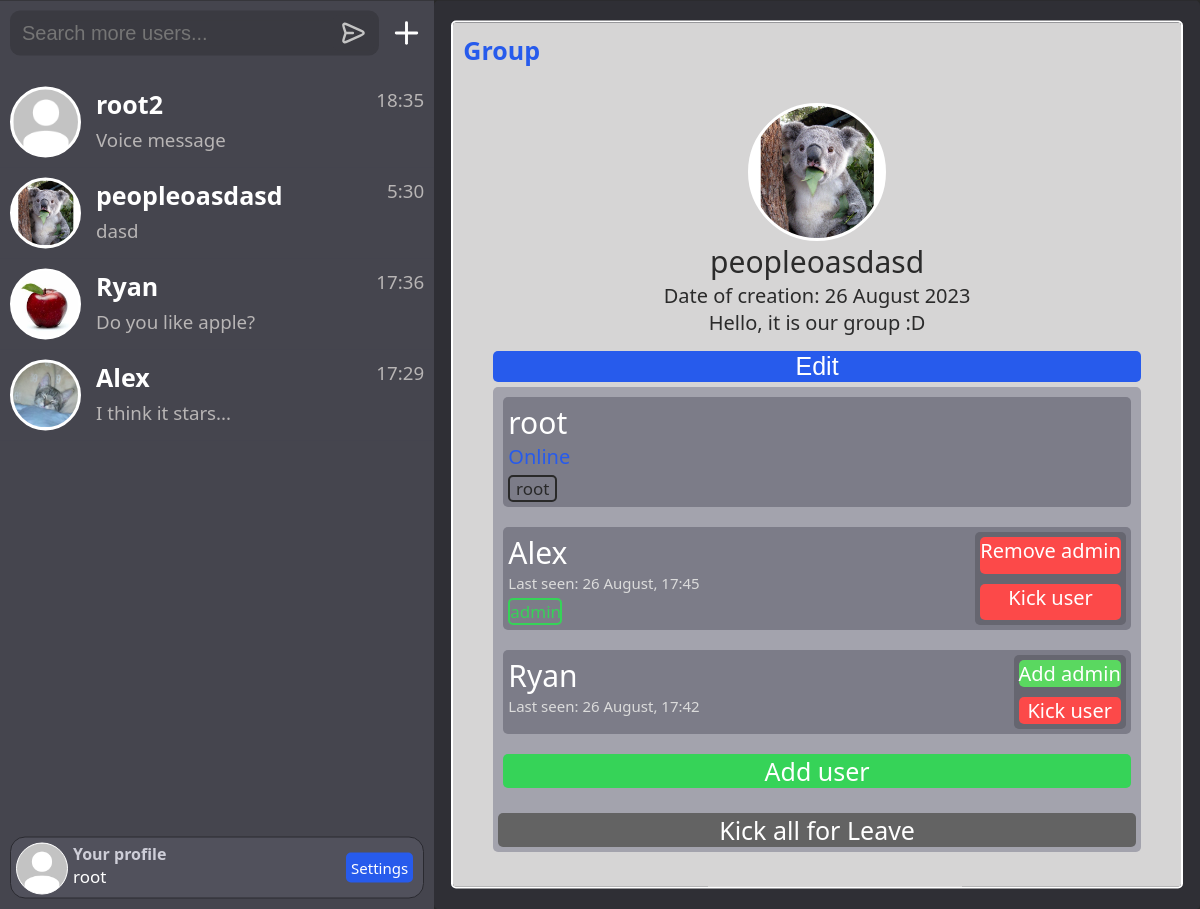
The app's page /group-info/1 (signed in) with its own data.
### chat/models.py (models this page shows, shortened)
class Chat(models.Model):
    participants = models.ManyToManyField(User)
    time_create = models.DateTimeField(auto_now_add=True)

class Profile(models.Model):
    user = models.OneToOneField(User, on_delete=models.CASCADE)
    avatar = models.ImageField(upload_to=user_directory_path, default='default_avatar.jpg')
    bio = models.TextField(max_length=255, blank=True, default='No bio')
    last_online = models.DateTimeField(auto_now=True, blank=True, null=True)
    status_online = models.BooleanField(blank=True, default=False)

class Messages(models.Model):
    message_type = models.TextField(max_length=255)
    user = models.ForeignKey(User, on_delete=models.SET_NULL, blank=True, null=True)
    content = models.TextField(max_length=255)
    time_create = models.DateTimeField(auto_now_add=True)
    read = models.BooleanField(default=False)
    chat_id = models.IntegerField()

class Group(models.Model):
    root = models.ForeignKey(User, on_delete=models.SET_NULL, blank=True, null=True)
    name = models.CharField(max_length=255)
    avatar = models.ImageField(upload_to=groups_directory_path, default='default_group_avatar.jpg')
    bio = models.TextField(max_length=255, default='No bio')
    participants = models.ManyToManyField(User, related_name='participant_groups')
    admins = models.ManyToManyField(User, related_name='admin_groups')
    time_create = models.DateTimeField(auto_now_add=True)
    USERNAME_FIELD = 'root'

class GroupMessages(models.Model):
    message_type = models.TextField(max_length=255)
    user = models.ForeignKey(User, on_delete=models.SET_NULL, blank=True, null=True)
    content = models.TextField(max_length=255)
    time_create = models.DateTimeField(auto_now_add=True)
    read = models.BooleanField(default=False)
    chat_id = models.IntegerField()

### chat/views.py (the view, shortened to what this page needs)
# urls.py: path('group-info/<int:room_name>', GroupInfo.as_view(), name='group-info'),
class GroupInfo(LoginRequiredMixin, DataMixin, TemplateView, FormMixin):
    template_name = 'chat/group_info.html'
    form_class = GroupEditForm
    success_url = reverse_lazy('home')
    def get_form_kwargs(self):
        kwargs = super().get_form_kwargs()
        instance = Group.objects.get(pk=self.kwargs['room_name'])
        kwargs['instance'] = instance
        return kwargs
    def get_context_data(self, **kwargs):
        group, group_users, group_admins = self.get_group_info(kwargs['room_name'])
        context = super().get_context_data(**kwargs)
        c_def = self.get_user_context(room_name=kwargs['room_name'], title=f"Group information {group.name}",
                                      group=group, group_users=group_users, group_admins=group_admins)
        return dict(list(context.items()) + list(c_def.items()))
    def get_group_info(self, room_name):
        group = Group.objects.get(pk=room_name)
        group_users = group.participants.all()
        group_admins = group.admins.all()
        if self.request.user in group_users:
            return group, group_users, group_admins
        else:
            redirect('home')

### chat/forms.py
class GroupEditForm(forms.ModelForm):
    name = forms.CharField(max_length=13, widget=forms.TextInput(attrs={'placeholder': f'Group name'}))
    bio = forms.CharField(max_length=255, required=False, widget=forms.Textarea(attrs={'placeholder': 'Group bio'}))
    avatar = forms.ImageField(label='Avatar', required=False)
    class Meta:
        model = Group
        fields = ('name', 'avatar', 'bio')

### chat/templates/chat/group_info.html (shortened to what this page needs)
{% extends 'chat/base.html' %}
{% load static %}
{% block head %}
<link rel="stylesheet" href="{% static 'chat/css/group_style.css' %}" type="text/css">
{% endblock %}
{% block content %}
<div class="chat">
<div class="group">
    <div class="group-info">
        Group
    </div>
    <div class="group-container">
        <form method = "post" enctype="multipart/form-data">
        <div class='group-avatar'><img class="group-avatar-img" src="{{ group.avatar.url }}"></div>
        <div class="group-username">{{group.name}}</div>
        <div class="group-create-time">Date of creation: {{group.time_create|date:'d F Y'}}</div>
        <div class="group-bio">{{group.bio}}</div>
        </form>
        {% if request.user == group.root %}
        <button class="edit-btn">Edit</button>
        {% endif %}
        <div class="group-members">
            {% for user in group_users %}
            <div class="group-member-user">
                <div>
                {{user.username}}
                {% if user.profile.status_online %}
                <div class="group-last-online-true" title="online">
                    Online
                </div>
                {% else %}
                <div class="group-last-online" title="{{user.profile.last_online}}">
                    Last seen: {{user.profile.last_online|date:'d F, H:i'}}
                </div>
                {% endif %}
                {% if group.root == user %}
                    <div class="group-member-user-root">root</div>
                {% endif %}
                {% if user in group_admins %}
                    <div class="group-member-user-admin">admin</div>
                {% endif %}
            </div>
                {% if group.root == request.user or request.user in group_admins %}
                {% if group.root != user %}
                <div class="group-member-user-buttons">
                    {% if request.user == group.root %}
                    {% if user in group_admins %}
                        <a class='group-member-user-buttons-admin-remove'
                        href="{% url 'group_remove_admin' user=user.id from_group=room_name %}">Remove admin</a>
                    {% else %}
                        <a class='group-member-user-buttons-admin-add'
                        href="{% url 'group_give_admin' user=user.id from_group=room_name %}">Add admin</a>
                    {% endif %}
                    {% endif %}
                    {% if group.root == request.user or not user in group_admins %}
                    <a class='group-member-user-buttons-kick'
                    href="{% url 'group_kick' user=user.id from_group=room_name %}">Kick user</a>
                    {% endif %}
                </div>
                {% endif %}
                {% endif %}
            </div>
            {% endfor %}
            {% if group.root == request.user or request.user in group_admins %}
            <a class="group-member-user-buttons-add"
            href="{% url 'group_add' from_group=room_name %}">Add user</a>
            {% endif %}
            {% if group.root == request.user %}
            {% if group_users|length == 1 %}
            <a class='group-member-user-buttons-leave'
            href="{% url 'group_kick' user=request.user.id from_group=room_name %}">Leave</a>
            {% else %}
            <a class='group-member-user-buttons-leave' style="background-color: #636363;">Kick all for Leave</a>
            {% endif %}
            {% endif %}
        </div>
    </div>
</div>
</div>
{% endblock %}

### chat/templates/chat/base.html (shortened to what this page needs)
{% load static %}
<!DOCTYPE html>
<html>
<head>
    <link rel="stylesheet" href="{% static 'chat/css/styles.css' %}" type="text/css">
    {% block head %}
    {% endblock %}
</head>
<body>
<div class="full-page">
    <div class="users-chats">
        <div class="users-chats-search">
            <div class="users-chats-search-container-input">
                <div style="padding: 0 5px 0 5px; width: 90%;">
                    <input id="users-chats-search-input" placeholder="Search more users..." type="text" size="100">
                </div>
                <div style="margin-left: auto;">
                    <button id="users-chats-search-submit"><img class="users-chats-search-button" src="{% static 'chat/svg/send.svg' %}"></button>
                </div>
            </div>
            <div class="users-chats-search-add-group">
                <a class="users-chats-search-add-a" title="Create Group" href="{% url 'create_group' %}">
                    <img class='users-chats-search-add-img' src="{% static 'chat/svg/add.svg' %}">
                </a>
            </div>
        </div>
        <div class="users-chats-list">
            {% for chat in chats %}
            {% if chat.chat.pk == room_name %}
                {% if chat.type == 'chat' %}
                    {% if chat.type == type_page %}
                    <a href="/chat/{{chat.chat.pk}}"><div class="users-chats-list-user-selected">
                    {% else %}
                    <a href="/chat/{{chat.chat.pk}}"><div id="chat-{{chat.chat.pk}}" class="users-chats-list-user">
                    {% endif %}
                {% else %}
                {% if chat.type == type_page %}
                    <a href="/group/{{chat.chat.pk}}"><div class="users-chats-list-user-selected">
                {% else %}
                    <a href="/group/{{chat.chat.pk}}"><div id="group-{{chat.chat.pk}}" class="users-chats-list-user">
                {% endif %}
                {% endif %}
            {% else %}
                {% if chat.type == 'chat' %}
                    <a href="/chat/{{chat.chat.pk}}"><div id="chat-{{chat.chat.pk}}" class="users-chats-list-user">
                {% else %}
                    <a href="/group/{{chat.chat.pk}}"><div id="group-{{chat.chat.pk}}" class="users-chats-list-user">
                {% endif %}
            {% endif %}
            <div id='avatar-{{ chat.mate.pk }}' style="display: flex; position: relative;">
                <div class='user-chats-list-avatar'>
                    {% if chat.type == 'chat' %}
                        <img class="user-chats-list-avatar-img" src="{{ chat.mate.profile.avatar.url }}">
                    {% else %}
                        <img class="user-chats-list-avatar-img" src="{{ chat.chat.avatar.url }}">
                    {% endif %}
                </div>
                <div style="display: grid;">
                    {% if chat.type == 'chat' %}
                        <h1 class="users-name-style">{{chat.mate}}</h1>
                    {% else %}
                        <h1 class="users-name-style">{{chat.chat.name}}</h1>
                    {% endif %}
                    {% if chat.message.message_type == 'text' %}
                        {% if chat.message.content|length > 20%}
                            <h3 id="message-{{chat.chat.pk}}" class="users-chats-list-last-message">{{chat.message.content|slice:":17" }}...</h3>
                        {% else %}
                            <h3 id="message-{{chat.chat.pk}}" class="users-chats-list-last-message">{{chat.message.content|slice:":20" }}</h3>
                        {% endif %}
                    {% elif chat.message.message_type == 'audio' %}
                        <h3 id="message-{{chat.chat.pk}}" class="users-chats-list-last-message">Voice message</h3>
                    {% endif %}
                </div>
                <div style="display: flex; margin-inline-start: auto;">
                    <h3 id="time-{{chat.chat.pk}}" title="{{chat.message.time_create}}" class="users-chats-list-last-message">{{chat.message.time_create|date:"G:i"}}</h3>
                </div>
            </div>
            </div></a>
            {% endfor %}
        </div>
        <div class="users-chats-profile">
            <div class='users-chats-profile-avatar'>
                <img class="users-chats-profile-avatar-img" src="{{ request.user.profile.avatar.url }}">
            </div>
            <div style="margin-left: 5px;">
                <h4 style="color: #ceced8;">Your profile</h4>
                {% if request.user.username|length > 9 %}
                    <div class="size-myname-long">{{request.user.username}}</div>
                {% else %}
                    <div class="size-myname">{{request.user.username}}</div>
                {% endif %}
            </div>
            <a href='{% url "settings" %}' class="settings-button">Settings</a>
        </div>
    </div>
{% block content %}
{% endblock %}
</body>
</html>

### chat/static/chat/css/styles.css (style rules this page uses)
body { background-color: #292929; font-family: system-ui, sans-serif; height: 100%; }
h1, h2, h3, h4 { margin: 0; }
a { text-decoration: none; color: #fff; }
.chat { background-color: #2f2f35; border-radius: 5px; width: 100%; margin: 0 auto; position: relative; display: grid; }
.users-chats-list-user { position: relative; background-color: #45454e; color: #fff; padding: 10px 10px; }
.users-chats-search-button { height: 29px; margin: auto; }
.full-page { width: 100%; position: absolute; top: 50%; left: 50%; transform: translate(-50%, -50%); display: flex; height: 100vh; }
.users-chats { width: 18cm; height: 100%; background-color: #45454e; position: relative; display: grid; }
.users-chats-list-last-message { margin: 0; color: #b8b5b5; font-weight: 400; overflow: hidden; text-overflow: ellipsis; white-space: nowrap; }
.users-chats-list { word-wrap: break-word; overflow: auto; height: calc(100vh - 160px); }
.users-chats-search { margin-bottom: 10px; height: 65px; display: flex; }
.users-chats-profile { height: 50px; color: #fff; padding: 5px; margin: 10px; border-radius: 15px; background-color: #51515c; border: 1px solid #2a2a30; display: flex; word-wrap: break-word; }
.users-chats-search-container-input { display: flex; margin: 10px; background-color: #3a3a41; padding: 5px; border-radius: 10px; height: 35px; }
#users-chats-search-input { background-color: #3a3a41; color: #fff; border: none; outline: none; font-size: 20px; width: 100%; margin: 5px 0 5px 0; }
#users-chats-search-submit { background-color: #3a3a41; border: none; outline: none; border-radius: 5px; height: 100%; display: flex; }
.settings-button { background-color: #275bec; font-size: 15px; font-weight: 500; margin-left: auto; margin-top: auto; margin-bottom: auto; margin-right: 5px; padding: 5px; border-radius: 5px; }
.users-chats-profile-avatar { width: 50px; height: 50px; overflow: hidden; border-radius: 50%; position: relative; border: 1px solid #fff; background-color: #fff; }
.users-chats-profile-avatar-img { position: absolute; width: auto; height: 100%; margin: auto; top: 50%; left: 50%; transform: translate(-50%, -50%); }
.user-chats-list-avatar { width: 65px; height: 65px; margin-top: auto; margin-bottom: auto; margin-right: 15px; overflow: hidden; border-radius: 50%; position: relative; border: 3px solid #fff; background-color: #fff; }
.user-chats-list-avatar-img { position: absolute; width: auto; height: 100%; margin: auto; top: 50%; left: 50%; transform: translate(-50%, -50%); }
.users-chats-search-add-group { height: 45px; margin: 10px 10px 10px 0; display: flex; }
.users-chats-search-add-img { height: 35px; width: 35px; margin: auto; }
.users-chats-search-add-a { height: 35px; width: 35px; margin: auto; border-radius: 5px; }
.size-myname { font-size: 20px; }
.users-name-style { overflow: hidden; text-overflow: ellipsis; white-space: nowrap; }
@media (max-width: 1250px) { h1 { font-size: 25px; } }
@media (max-width: 1250px) { .size-myname, .size-myname-long { font-size: 17px; } }

### records on screen
Chat: mate.profile.avatar (placeholder picture), mate "root2", message.time_create "18:35"
Group: chat.avatar (picture), chat.name "peopleoasdasd", message.content "dasd", message.time_create "5:30", avatar (picture), name "peopleoasdasd", time_create "26 August 2023", bio "Hello, it is our group :D"
Chat: mate.profile.avatar (placeholder picture), mate "Ryan", message.content "Do you like apple?", message.time_create "17:36"
Chat: mate.profile.avatar (placeholder picture), mate "Alex", message.content "I think it stars", message.time_create "17:29"

### other values on screen
{{ request.user.username }} "root"
{{ user.username }} "root"
{{ user.username }} "Alex"
{{ user.profile.last_online|date:'d F, H:i' }} "26 August, 17:45"
{{ user.username }} "Ryan"
{{ user.profile.last_online|date:'d F, H:i' }} "26 August, 17:42"
